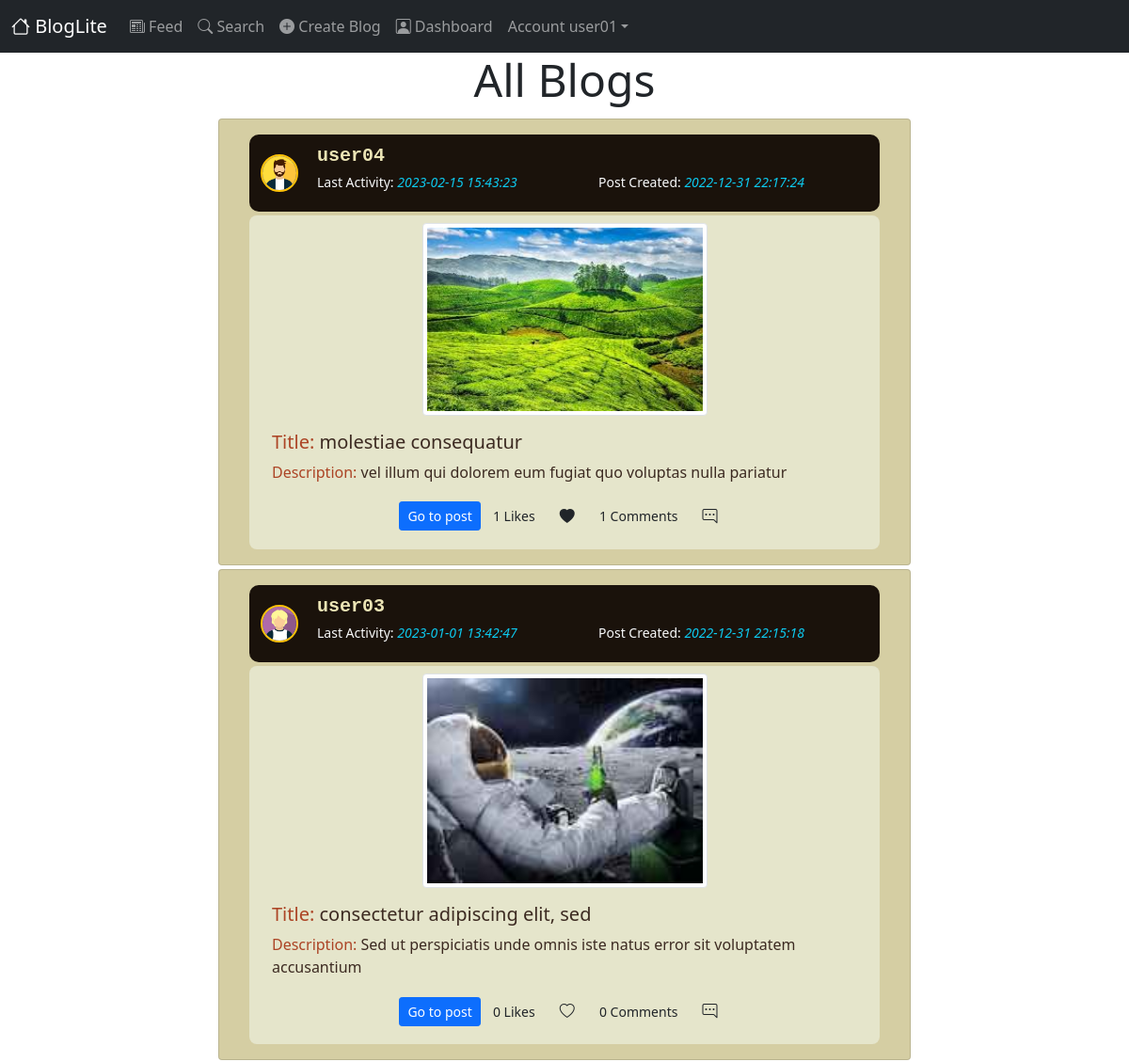
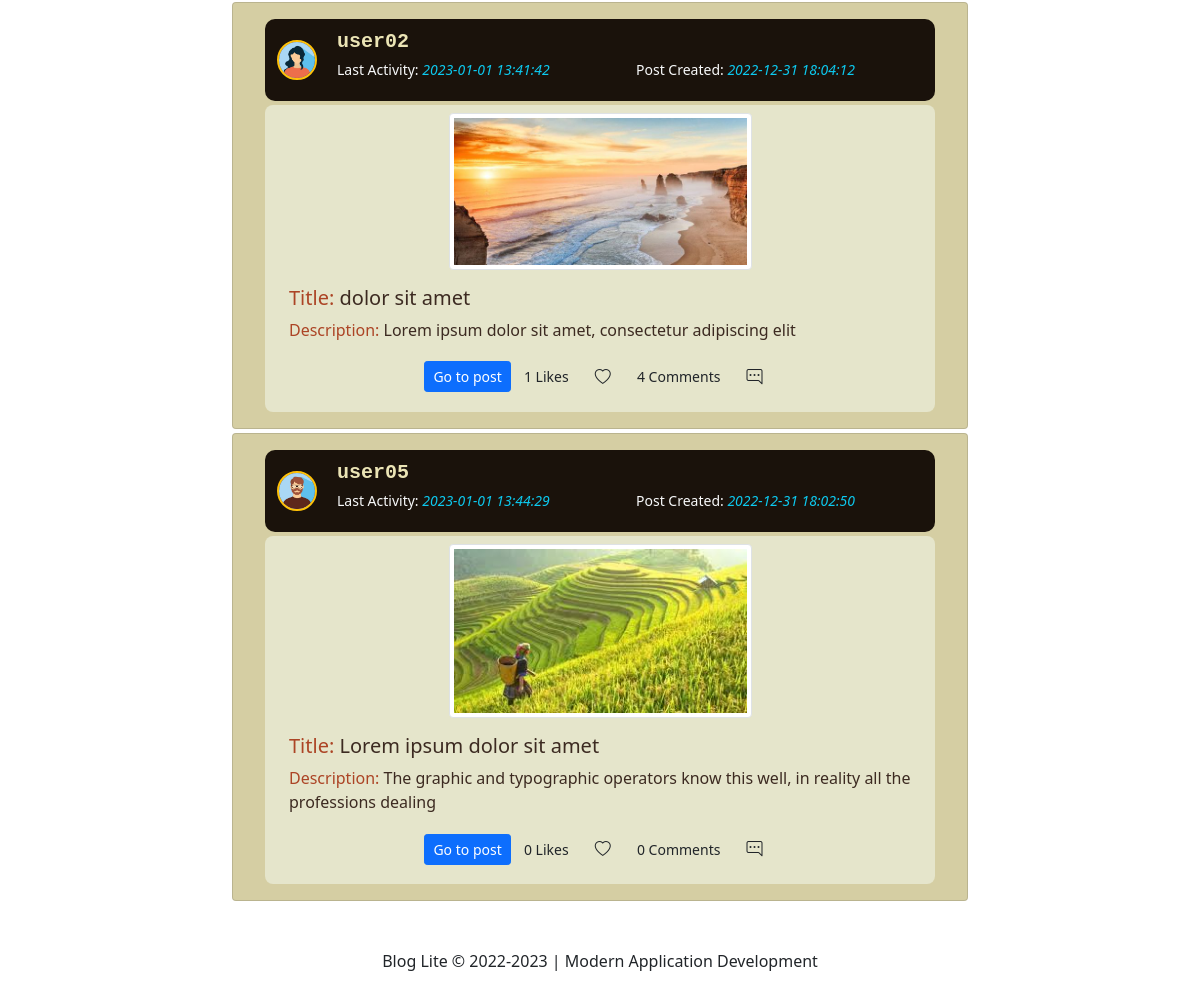
The page /users/feed (signed in) on the database its author committed (2 pictures, top to bottom).
### application/models.py (models this page shows, shortened)
class User(UserMixin,db.Model):
    __tablename__ = 'users'
    user_id = db.Column(db.Integer, autoincrement=True, primary_key=True)
    username = db.Column(db.String(20), unique=True,nullable=False)
    bio=db.Column(db.Text)
    hashed_password = db.Column(db.String(255),nullable=False)
    follower_count=db.Column(db.Integer,default=0,nullable=False)
    following_count=db.Column(db.Integer,default=0,nullable=False)
    followed = db.relationship('Follow',foreign_keys=[Follow.follower_id],backref=db.backref('follower', lazy='joined'),lazy='dynamic', cascade='all, delete-orphan')
    followers = db.relationship('Follow',foreign_keys=[Follow.followed_id],backref=db.backref('followed', lazy='joined'),lazy='dynamic', cascade='all, delete-orphan')
    post_count=db.Column(db.Integer,default=0,nullable=False)
    account_created=db.Column(db.DateTime,default=datetime.datetime.now)
    profile_image=db.Column(db.String,default='default_profile.jpg')
    posts=db.relationship("Posts",backref="author")
    likes=db.relationship('Likes',backref='user')
    comments=db.relationship('Comments',backref='users')
    @property
    def password(self):
        return AttributeError('Password is not readable')
    def is_followed_by(self, user):
        if (not user) or (user.user_id is None):
            return False
        return self.followers.filter_by(follower_id=user.user_id).first() is not None

class Posts(db.Model):
    __tablename__ = 'posts'
    post_id = db.Column(db.Integer, primary_key=True, autoincrement=True)
    title = db.Column(db.String(100))
    description = db.Column(db.Text)
    image_url = db.Column(db.String,default='default_blogpost.png')
    created_timestamp = db.Column(db.DateTime,default=datetime.datetime.now)
    last_edited_timestamp = db.Column(db.DateTime,default=datetime.datetime.now,onupdate=datetime.datetime.now)
    author_id=db.Column(db.Integer,db.ForeignKey('users.user_id'),nullable=False)
    hidden=db.Column(db.Boolean,default=False)
    likes_count = db.Column(db.Integer,nullable=False,default=0)
    likes=db.relationship('Likes',backref='post')
    comments=db.relationship('Comments',backref='posts')

### application/users/views.py (the view)
@users.route("/feed", methods=["GET", "POST"])
@login_required
def user_feed():
    user_list=User.query.all()
    feed_posts=[]
    all_posts=Posts.query.order_by(Posts.created_timestamp.desc())
    likes=Likes.query.filter_by(user_id=current_user.user_id)
    post_liked_ids=[like.post_id for like in likes]
    for post in all_posts:
        if post.author.is_followed_by(current_user) and post.hidden==False:
            feed_posts.append(post)
    return render_template('feed.html',posts=feed_posts,likes=post_liked_ids)

### app.py (called while the page is built)
@app.before_request
def before_request():
    g.user=current_user

### application/models.py (called while the page is built)
@login_manager.user_loader
def load_user(user_id):
    return User.query.get(int(user_id))

### application/templates/feed.html (shortened to what this page needs)
{% extends 'base.html' %}
{% block content_title %}
{% if posts|length!=0 %}
All Blogs
{% endif %}
{% endblock content_title %}
{% block content %}
{% if posts|length==0 %}
<div class="text-center">
  <div class="display-4">There are no posts in your feed.<p>Connect with other users to see what they are posting</p>
  </div>
  <div><em>Find your Connections <a href="{{url_for('users.users_listing')}}"> here</a>!</em></div>
</div>
{% else %}
<div class="container mt-2">
  {% for post in posts %}
  <div class="row d-flex mt-1 justify-content-center align-items-center">
    <div class="col col-md-12 col-lg-10 col-xl-8">
      <div class="card" style="background-color:#D5CEA3">
        <div class="card-body text-black">
          <div class="d-flex align-items-center ms-3 me-3 mb-1 p-1 text-light" style="border-radius: 10px; background-color: #1A120B;">
            <div class="flex-shrink-0 ms-2">
              <a href="{{url_for('users.dashboard',user=post.author_id)}}">
              <img src="{{url_for('static',filename='images/'+post.author.profile_image)}}"
                alt="Author Profile Image" class="img-fluid rounded-circle border border-warning border-2"
                style="width: 40px;">
              </a>
            </div>
            <div class="flex-grow-1 ms-3">
              <div class="d-flex flex-row align-items-center">
                <a class="text-decoration-none" style="color: #ebe4b5;" href="{{url_for('users.dashboard',user=post.author_id)}}"><b><p class="font-monospace m-1 mb-0 fs-5">{{post.author.username}}</p></a></b>
              </div>
              <div class="d-flex flex-row align-items-center">
                <p class="mb-1 ms-3 row" style="color: #E5E5CB;">
                  <p class="col-6"><small>Last Activity: <i class="text-info">{{post.last_edited_timestamp.strftime("%Y-%m-%d %H:%M:%S")}}</i></small></p>
                  <p class="col-6"><small>Post Created: <i class="text-info">{{post.created_timestamp.strftime("%Y-%m-%d %H:%M:%S")}}</i></small></p>
                </p>
              </div>
            </div>
          </div>
          <div class="row d-flex ms-3 me-3 justify-content-center align-items-center h-100 p-2 pb-0"
            style="border-radius: 8px; background-color: #E5E5CB;">
            {% if post.image_url!="default_blogpost.png" %}
            <div style="width: 50%;">
              <img src="{{url_for('static',filename='images/'+post.image_url)}}"
                class="card-img-top rounded img-thumbnail img-fluid" alt="Blog Image">
            </div>
            {% endif %}
            <div class="card-body" style="color: #3C2A21;">
              <h5 class="card-title"><span style="color: #AC4425;">Title: </span>{{post.title}}</h5>
              <p class="card-text"><span style="color: #AC4425;">Description: </span>{{post.description}}</p>
              <div class="text-center">
              <a href="{{url_for('posts.individual_post',post_id=post.post_id)}}" class="btn btn-primary btn-sm">Go to post</a>
                <a class="btn btn light btn-sm">{{post.likes_count}}
                  Likes</a>
                  {% if post.post_id in likes %}
                  <a href="{{url_for('users.likes',post_id=post.post_id)}}" class="btn"><i class="bi bi-heart-fill"></i></a>
                  {% else %}
                  <a href="{{url_for('users.likes',post_id=post.post_id)}}" class="btn"><i class="bi bi-heart"></i></a>
                  {% endif %}
                <a class="btn btn light btn-sm">{{post.comments|length}} Comments</a>
                <a href="{{url_for('posts.comment',post_id=post.post_id)}}" class="btn"><i class="bi bi-chat-right-dots"></i></a>
            </div>
          </div>
          </div>
        </div>
      </div>
    </div>
  </div>
  {% endfor %}
</div>
{% endif %}
{% endblock content %}

### application/templates/base.html (shortened to what this page needs)
<!DOCTYPE html>
<html lang="en">
<head>
    <link rel="stylesheet" href="{{ url_for('static', filename='customStyles.css') }}">
    <link rel="stylesheet" type="text/css" href="{{ url_for('static', filename='bootstrap/css/bootstrap.min.css') }}" />
    <link rel="stylesheet" type="text/css" href="{{ url_for('static', filename='bootstrap/css/bootstrap-icons.css') }}" />
    <link rel="stylesheet" href="https://cdn.jsdelivr.net/npm/bootstrap@5.0.2/dist/css/bootstrap.min.css" />
    <link rel="stylesheet" href="https://cdn.jsdelivr.net/npm/bootstrap-icons@1.5.0/font/bootstrap-icons.css" />
</head>
<body {% block body_class %}{% endblock %}>
    <div class="navbar navbar-expand-lg navbar-dark bg-dark" role="navigation">
        <div class="container-fluid">
            <a class="navbar-brand" href="/">{% block brand %}<i class="bi bi-house"></i> BlogLite{% endblock %}</a>
            <div class="collapse navbar-collapse" id="navbarNav">
                <ul class="navbar-nav me-auto mb-2 mb-lg-0">
                    {% if current_user.is_authenticated %}
                    <li class="nav-item"><a class="nav-link" href="{{url_for('users.user_feed')}}"><i
                                class="bi bi-newspaper"></i> Feed</a></li>
                    <li class="nav-item"><a class="nav-link" href="{{url_for('users.users_listing')}}"><i
                                class="bi bi-search"></i> Search</a></li>
                    <li class="nav-item"><a class="nav-link" href="{{url_for('posts.create')}}"><i
                                class="bi bi-plus-circle-fill"></i> Create Blog</a></li>
                    <a href="{{url_for('users.dashboard')}}" class="nav-link"><i class="bi bi-person-square"></i>
                        Dashboard</a>
                    <li class="dropdown">
                        <a href="#" class="dropdown-toggle nav-link" data-bs-toggle="dropdown"> Account
                            {{current_user.username}}<b class="caret"></b></a>
                    </li>
                    {% else %}
                    <li class="nav-item"><a class="nav-link" href="{{url_for('users.login')}}"><i
                                class="bi bi-box-arrow-in-right"></i> Login</a></li>
                    <li class="nav-item"><a class="nav-link" href="{{url_for('users.signup')}}"><i
                                class="bi bi-person-fill-add"></i> Signup</a></li>
                    {% endif %}
                </ul>
            </div>
        </div>
    </div>
    <div class="container mb-5">
        <div class="row">
            <div class="display-5 text-center">{% block content_title %}{% endblock %}</div>
            {% block content %}
            {% endblock %}
        </div>
    </div>
    <div class="container mb-3 text-center">
        <footer>Blog Lite &copy; 2022-2023 | Modern Application Development</footer>
    </div>
</body>
</html>

### application/static/customStyles.css (style rules this page uses)
* { text-decoration: none; }

### rows shown on the page
User: username "user01"
Posts: profile_image (picture), author.username "user04", last_edited_timestamp "2023-02-15 15:43:23", created_timestamp "2022-12-31 22:17:24", image_url (picture), title "molestiae consequatur", description "vel illum qui dolorem eum fugiat quo voluptas nulla pariatur", likes_count "1", comments|length "1"
Posts: profile_image (picture), author.username "user03", last_edited_timestamp "2023-01-01 13:42:47", created_timestamp "2022-12-31 22:15:18", image_url (picture), title "consectetur adipiscing elit, sed", description "Sed ut perspiciatis unde omnis iste natus error sit voluptatem accusantium", likes_count "0", comments|length "0"
Posts: profile_image (picture), author.username "user02", last_edited_timestamp "2023-01-01 13:41:42", created_timestamp "2022-12-31 18:04:12", image_url (picture), title "dolor sit amet", description "Lorem ipsum dolor sit amet, consectetur adipiscing elit", likes_count "1", comments|length "4"
Posts: profile_image (picture), author.username "user05", last_edited_timestamp "2023-01-01 13:44:29", created_timestamp "2022-12-31 18:02:50", image_url (picture), title "Lorem ipsum dolor sit amet", description "The graphic and typographic operators know this well, in reality all the professions dealing", likes_count "0", comments|length "0"
